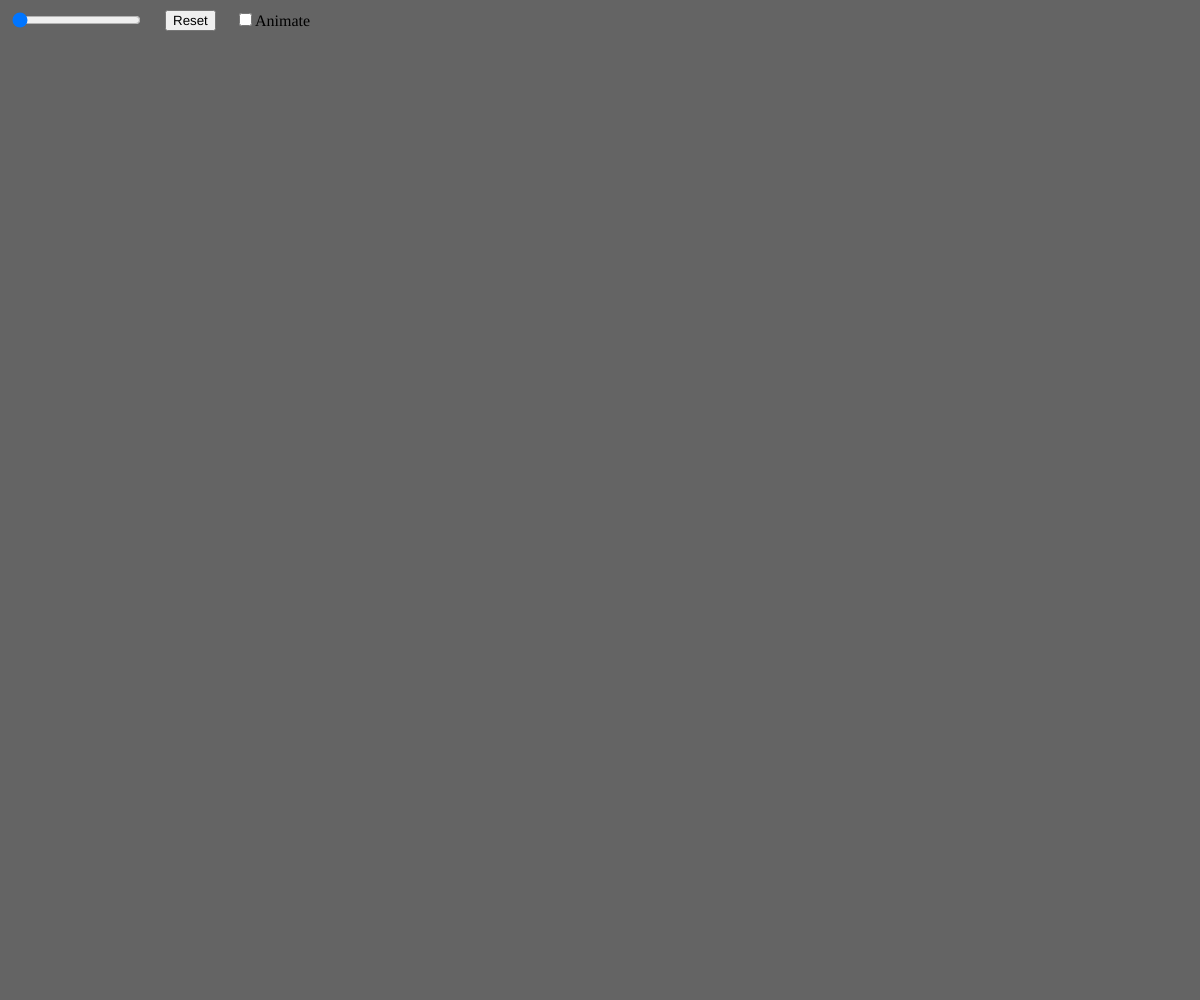
Frame 1 (no input)
Frame 60 (no input): identical to frame 1, image omitted
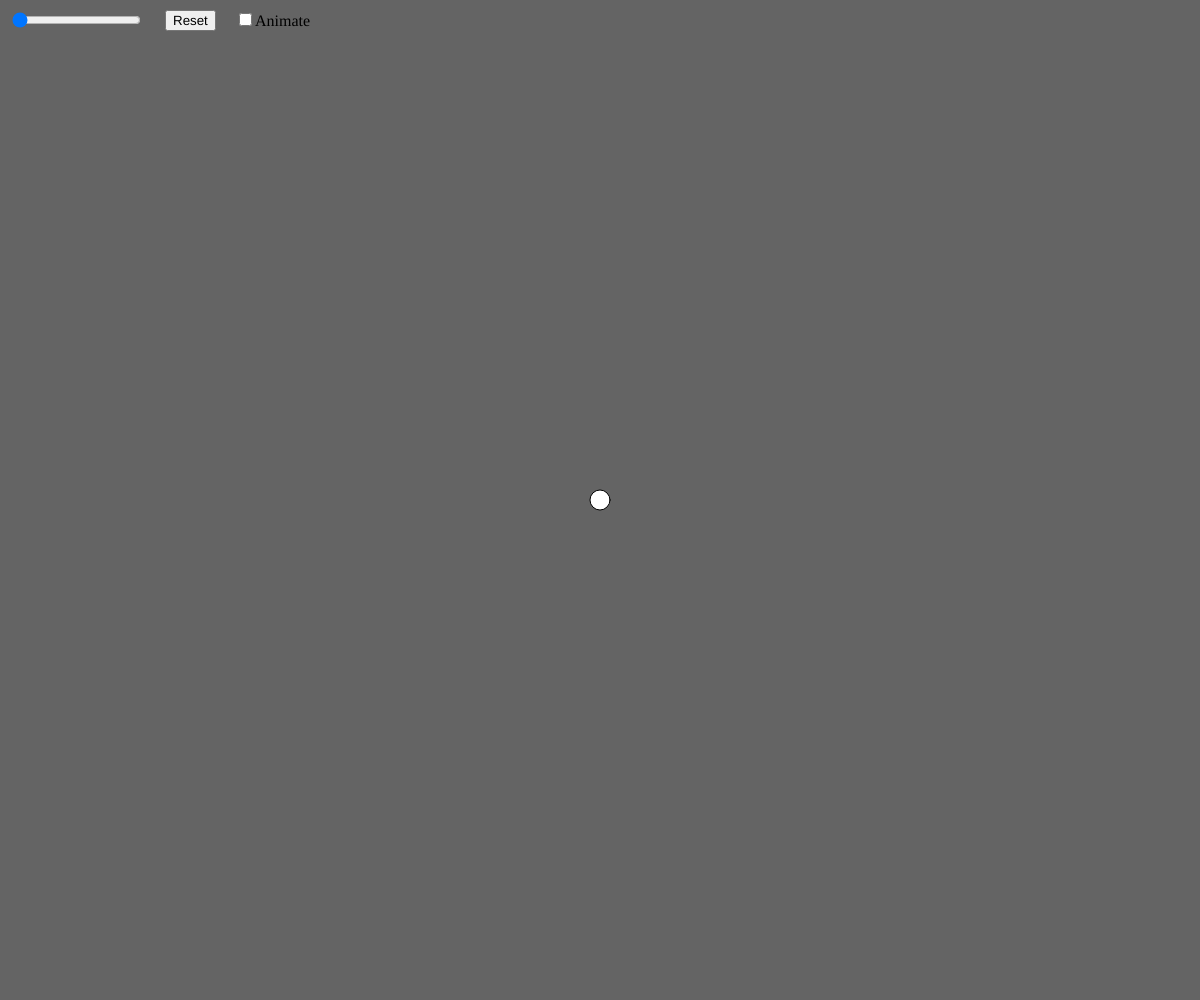
Frame 120 (the mouse pressed at the canvas centre since frame 60)

The p5.js sketch that drew these frames (run headless with seeded random() and noise() and a simulated clock; from frame 60 on, the mouse is pressed at the canvas centre):

// p5.js sketch
// ── sketch.js
let slider 
let resetButton
let animating = false
let animatingCheckbox
let nodes = []
let path = []
let t = 0
let pointSelected = null

function setup() {
  createCanvas(windowWidth, windowHeight);
  slider = createSlider(0, 1, 0, 0.01)
  slider.position(10,10)

  resetButton = createButton('Reset')
  resetButton.position(165,10)
  resetButton.mousePressed(resetCurves)

  animatingCheckbox = createCheckbox('Animate', false)
  animatingCheckbox.position(235, 10)
}

function draw() {
  background(100);
  console.log(nodes.length)

  animating = animatingCheckbox.checked()

  if(animating){
    t += 0.01

    if(t > 1){
      t = 0
      path = []
    }
    slider.value(t)
  } else {
    t = slider.value()
  }

  noFill()
  stroke(255)
  strokeWeight(1)

  beginShape()

  for(let i = 0; i < path.length; i++){
    let point = path[i]
    vertex(point.x, point.y)
  }
 
  endShape()

  if(nodes.length > 1){
    let interpoint = calcRecPoints(nodes, t)
    
    for(let i = 0; i < interpoint.length - 1; i++){
    let p1 = interpoint[i]
    let p2 = interpoint[i+1]

    }
    
    let lastPoint = interpoint[interpoint.length - 1]
    fill(0, 255, 0)
    circle(lastPoint.x, lastPoint.y, 10)

    path.push(lastPoint)
  }

  for(let i = 0; i < nodes.length; i++){

   
    stroke(0)
    strokeWeight(1)
    let node = nodes[i]
    fill(255)
    circle(node.x, node.y, 20)

  }
  
  if(pointSelected != null){

    nodes[pointSelected].x = mouseX
    nodes[pointSelected].y = mouseY
  }
}

function calcRecPoints(points, t){
  let newPoints = []

  for(i = 0; i < points.length - 1; i++){
    let p1 = points[i]
    let p2 = points[i+1]
    
    let difX = lerp(p1.x, p2.x, t)
    let difY = lerp(p1.y, p2.y, t)
    newPoints.push({ x: difX, y: difY})

    fill(200)
    circle(p1.x, p1.y, 7.5)
    circle(p2.x, p2.y, 7.5)

    stroke(0)
    line(p1.x, p1.y, p2.x, p2.y)
  }

  if(newPoints.length > 1){
    return calcRecPoints(newPoints, t)
  } else if (newPoints.length === 1 ){
    return newPoints
  } 
}

function mousePressed(){
  if (mouseY < 45 && mouseX < 350) {
    return true
  }

  for(let i = 0; i< nodes.length; i++){

    let d = dist(mouseX, mouseY, nodes[i].x, nodes[i].y)

    if(d < 20){
      pointSelected = i
      return
    } 
  }
  nodes.push({x: mouseX, y: mouseY})
}

function mouseReleased(){
  pointSelected = null
}

function resetCurves(){
  nodes = []
  slider.value(0)
  path = []
}
